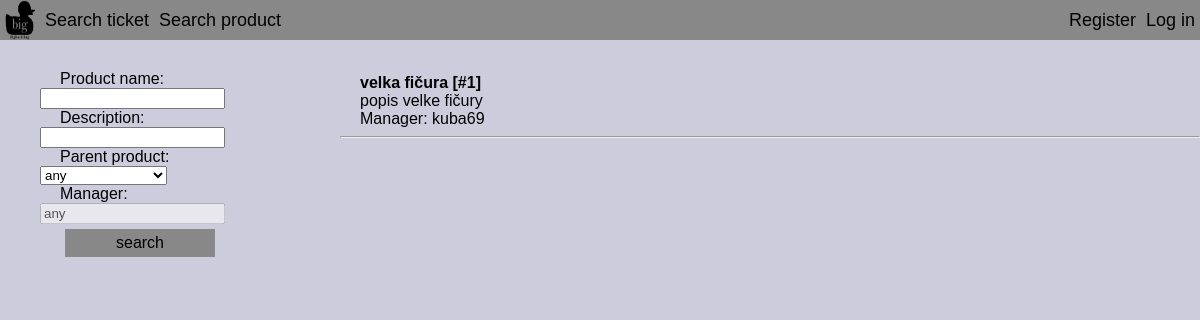
The page /searchproduct.php on the database as committed earlier.
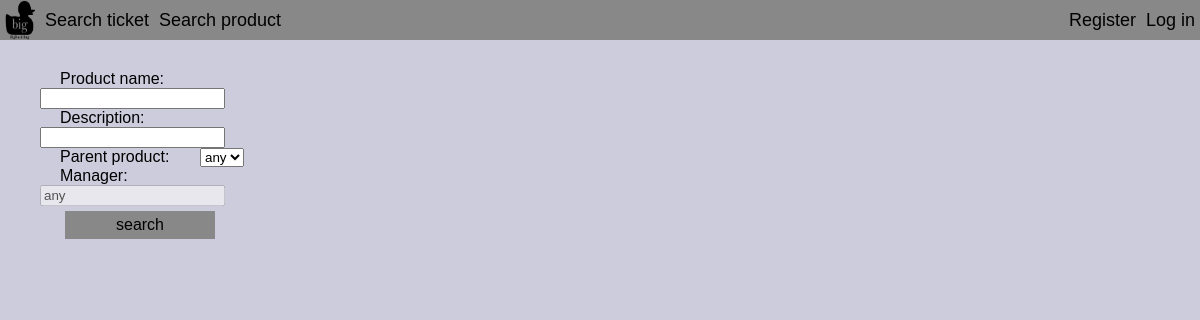
The same page on the database as committed later.
### tables this page shows
create table Products(productID int not null auto_increment, product_name text not null, description text, parent_product int, manager int not null,
    primary key (productID),
    foreign key (parent_product) references Products(productID) on delete cascade, 
    foreign key (manager) references Persons(personID));

create table Persons(personID int not null auto_increment, username varchar(64) not null, name varchar(64) not null, surname varchar(128) not null, role ENUM("customer", "worker", "manager", "senior manager", "admin"), password varchar(128),
    primary key (personID));

### php/Database.php (called while the page is built, shortened)
<?php
class Database
{
    private $host = 'localhost';
    private $dbName = 'xberan43';
    private $username = 'xberan43';
    private $password = 'i7ezingi';
    public function getConnection()
    {
        $this->connection = null;
        try
        {
            $this->connection = new PDO("mysql:host=" . $this->host . ";dbname=" . $this->dbName, $this->username, $this->password);
            $this->connection->exec("set names utf8");
            $this->connection->setAttribute(PDO::ATTR_ERRMODE, PDO::ERRMODE_EXCEPTION);
        }
        catch (PDOException $e)
        {
            echo "Connection error: " . $e->getMessage();
        }
        return $this->connection;
    }
}
?>

### php/model/Product.php (called while the page is built, shortened)
<?php
include_once "DatabaseObject.php";
class Product extends DatabaseObject
{
    public static $table_name = "Products";
    public $name;
    public $parent_product;
    public $manager;
    public $description;
    public static function getByID($id, $dbConnection)
    {
        try
        {
            $stmt = $dbConnection->prepare("select productID, product_name, description from " . self::$table_name . " where productID = ?");
            $stmt->execute([$id]);
            $row = $stmt->fetch();
        }
        catch (\PDOException $e)
        {
            return null;
        }
        if($row == null)
            return null;
        $product = new Product($dbConnection);
        $product->id = $id;
        $product->name = $row['product_name'];
        $product->description = $row["description"];
        return $product;
    }
    public static function getAll($dbConnection)
    {
        try
        {
            $stmt = $dbConnection->prepare("select productID, product_name, description from " . self::$table_name);
            $stmt->execute([]);
        }
        catch (\PDOException $e)
        {
            return null;
        }
        $foundObjects = array();
        while($row = $stmt->fetch())
        {
            $product = new Product($dbConnection);
            $product->id = $row['productID'];
            $product->name = $row['product_name'];
            $product->description = $row["description"];
            array_push($foundObjects, $product);
        }
        return $foundObjects;
    }
    public function findInDb()
    {
        try
        {
            if($this->parent_product == null)
            {
                $stmt = $this->connection->prepare(
                    "SELECT * FROM " . self::$table_name . " WHERE product_name like ?  and description like ? and parent_product is ? and manager like ?");
                $stmt->execute([$this->AddPercentageChars($this->name),
                    $this->AddPercentageChars($this->description == null ? "" : $this->description),
                    null,
                    $this->AddPercentageChars($this->manager == null ? "" : $this->manager->id)]);
            }
        }
        catch (\PDOException $e)
        {
            return null;
        }
        $foundObjects = array();
        while($row = $stmt->fetch())
        {
            $foundProduct = new Product($this->connection);
            $foundProduct->id = $row['productID'];
            $foundProduct->name = $row['product_name'];
            $foundProduct->description = $row["description"];
            array_push($foundObjects, $foundProduct);
        }
        return $foundObjects;
    }
    public function loadModels()
    {
        try
        {
            $stmt = $this->connection->prepare("select parent_product, manager from " . self::$table_name . " where productID = ?");
            $stmt->execute([$this->id]);
            $row = $stmt->fetch();
        }
        catch (\PDOException $e)
        {
            return false;
        }
        $this->manager = Person::getByID($row['manager'], $this->connection);
        $this->parent_product = Product::getByID($row['parent_product'], $this->connection);
        return true;
    }
}

### php/model/DatabaseObject.php (called while the page is built, shortened)
<?php
abstract class DatabaseObject
{
    public function __construct($dbConnection)
    {
        $this->connection = $dbConnection;
    }
    protected function AddPercentageChars($str)
    {
        return "%" . $str . "%";
    }
}

### php/model/Person.php (called while the page is built, shortened)
<?php
include_once "DatabaseObject.php";
class Person extends DatabaseObject
{
    protected static $table_name = "Persons";
    public static function getByID($id, $dbConnection)
    {
        try
        {
            $stmt = $dbConnection->prepare("select personID, username, name, surname, role, password from " . self::$table_name . " where personID = ?");
            $stmt->execute([$id]);
            $row = $stmt->fetch();
        }
        catch (\PDOException $e)
        {
            echo "exception1";
            return null;
        }
        $person = new Person($dbConnection);
        $person->id = $id;
        $person->username = $row['username'];
        $person->name = $row['name'];
        $person->surname = $row['surname'];
        $person->password = $row['password'];
        $person->role = $row['role'];
        return $person;
    }
}

### CustomElements.php (the view, shortened to what this page needs)
<?php
function ShowSelectElement($values, $showedLabels, $default, $label, $name)
{
    echo "<label for=\"$name\">$label:</label><select name=\"$name\" size=\"1\">";
    for ($i = 0; $i < count($values); $i++)
    {
        $value = $values[$i];
        $showedLabel = $showedLabels[$i];
        if($value == $default)
            echo "<option value=\"$value\" selected>$showedLabel";
        else
            echo "<option value=\"$value\">$showedLabel";
    }
    echo "</select>";
}
function ShowHeader()
{
    echo "<nav>";
    echo "<a href=\"index.php\"><img src=\"BigDuckBugBlack.png\" alt=\"LOGO\" class=\"logo\"></a>";
    echo "<a href=\"search.php\"><li>Search ticket</li></a>";
    echo "<a href=\"searchproduct.php\"><li class=\"searchproduct\" >Search product</li></a>";
    if (isset($_SESSION["loggedin"]) && $_SESSION["loggedin"] === true) {
        echo "<a href=\"ticket.php?action=new\"><li>Create ticket</li></a>";
        if ($_SESSION["role"] == "admin") {
            echo "<a href=\"profile.php?action=new\"><li class=\"register\">Add new user</li></a>";
            echo "<a href=\"searchuser.php\"><li class=\"searchuser\" >Search user</li></a>";
        }
        if ($_SESSION["role"] == "senior manager" || $_SESSION["role"] == "admin") {
            echo "<a href=\"product.php?action=new\"><li class=\"newproduct\">New product</li></a>";
        }
        if ($_SESSION["role"]!="customer"){
                echo "<a href=\"tasks.php\"><li class=\"logout\">All tasks</li></a>";
            if ($_SESSION["role"]!= "admin"){
                echo "<a href=\"tasks.php?assignee="; echo ($_SESSION["id"]);echo "\"><li class=\"logout\">My tasks</li></a>";
            }
        }
        echo "</nav>";
        echo "<personal>";
        $id = $_SESSION["id"];
        echo "<a href=\"profile.php?id=$id\"><li class=\"profile\" >Profile</li></a>";
        echo "<a href=\"logout.php?page=index.php\"><li class=\"logout\">Log out</li></a>";
    } else {
        echo "</nav>";
        echo "<personal>";
        echo "<li class=\"login\" onclick=\"document.getElementById('id01').style.display='block'\">Log in</li>";
        echo "<a href=\"profile.php?action=new\"><li class=\"register\">Register</li></a>";
    }
    echo " </personal> ";
}
function prepareProducts(Database $db, $noParentProductChoice)
{
    $allProducts = \model\Product::getAll($db->connection);
    $productIDs = array();
    $productLabels = array();
    if (!empty($allProducts))
    {
        if($noParentProductChoice)
        {
            array_push($productIDs, "");
            array_push($productLabels, "no parent product");
        }
        foreach ($allProducts as $product) {
            array_push($productIDs, $product->id);
            array_push($productLabels, $product->name);
        }
    }
    return array($productIDs, $productLabels);
}
function print_product_basic($pro)
{
    echo "<div class=\"product\">";
    echo "<ul>";
    echo "<label class='title'>$pro->name [#$pro->id]</label><br>";
    echo "<label class='info'>$pro->description </label><br>";
    $pro->loadModels();
    $name = $pro->manager->username;
    echo "<label class='info'>Manager: $name </label><br>";
    echo "<hr class=\"line\">";
    echo "</ul>";
    echo "</div>";
}

### searchproduct.php (shortened to what this page needs)
<?php
include_once "CustomElements.php";
?>
<!DOCTYPE HTML>
<html>
<head>
    <link type="text/css" rel="stylesheet" href="style.css">
</head>
<body>
<header>
    <ul>
        <?php
        include_once "CustomElements.php";
        ShowHeader();
        ?>
    </ul>
</header>
<br>
<?php
include_once "php/Database.php";
include_once "php/model/Person.php";
include_once "php/model/Product.php";
include_once "php/model/Attachment.php";
$db = new Database();
$db->getConnection();
$product= new \model\Product($db->connection);
echo "<div class=\"advanced_search\">";
echo "<form action=\"searchproduct.php\" method=\"get\">";
echo "<ul>";
if (isset($_GET["name"])){
    echo "<li><label for=\"productname\">Product name:</label><input name=\"productname\" value=\"";
    echo $_GET["name"];
    echo "\" type=\"text\" /></li>";
    $product->name = $_GET["name"];
}
else {
    echo "<li><label for=\"productname\">Product name:</label><input name=\"productname\" type=\"text\" /></li>";
}
if (isset($_GET["description"])){
    echo "<li><label for=\"description\">Description:</label><input name=\"description\" value=\"";
    echo $_GET["description"];
    echo "\" type=\"text\" /></li>";
    $product->description = $_GET["description"];
}
else {
    echo "<li><label for=\"description\">Description:</label><input name=\"description\" type=\"text\" /></li>";
}
if (isset($_GET["parentproduct"])){
    list($productIDs, $productLabels) = prepareProducts($db, true);
    array_unshift($productIDs, "any");
    array_unshift($productLabels, "any");
    ShowSelectElement($productIDs, $productLabels, $_GET["parentproduct"], "Parent product", "parentproduct");
    echo "<br>";
    if($_GET["parentproduct"] == "any")
    {
        $parent = new \model\Product($db->connection);
        $parent->id = "any";
        $product->parent_product = $parent;
    }
    else
        $product->parent_product = \model\Product::getByID($_GET["parentproduct"], $db->connection);
}
else {
    list($productIDs, $productLabels) = prepareProducts($db, true);
    array_unshift($productIDs, "any");
    array_unshift($productLabels, "any");
    ShowSelectElement($productIDs, $productLabels, "any", "Parent product", "parentproduct");
    echo "<br>";
}
if (isset($_GET["manager"])){
    list($managerIDs, $managerLabels) = prepareManagers($db);
    array_unshift($managerIDs, "any");
    array_unshift($managerLabels, "any");
    if(isset($_SESSION["loggedin"]))
    {
        ShowSelectElement($managerIDs, $managerLabels, $_GET["manager"], "Manager", "manager");
        echo "<br>";
    }
    else
    {
       echo "<label>Manager: </label><input name=\"manager\" value=\"any\" type=\"text\" disabled/>";
    }
    $product->manager = \model\Person::getByID($_GET["manager"], $db->connection);
}
else {
    list($managerIDs, $managerLabels) = prepareManagers($db);
    array_unshift($managerIDs, "any");
    array_unshift($managerLabels, "any");
    if(isset($_SESSION["loggedin"]))
    {
        ShowSelectElement($managerIDs, $managerLabels, $_GET["manager"], "Manager", "manager");
        echo "<br>";
    }
    else
    {
        echo "<label>Manager: </label><input name=\"manager\" value=\"any\" type=\"text\" disabled/>";
    }
}
echo "<li><input class='button' type=\"submit\" value=\"search\"/></li>";
echo "</ul>";
echo "</form>";
echo "</div>";
echo "<div class=\"main\">";
$foundProducts = $product->findInDb();
foreach ($foundProducts as $pro) {
    print_product_basic($pro);
}
echo "</div>";
?>
</body>
</html>

### style.css (style rules this page uses)
body { background-color: #ccccdd; background-repeat: no-repeat; background-attachment: fixed; background-position: center; color: black; position: relative; margin: 0px 0px; }
header { color: black; font-family: Helvetica; }
img { width: 25%; height: auto; margin: 0px; }
header ul { background-color: #888888; width: 100%; position: fixed; margin: 0px 0px; padding: 0px 0px; list-style-type: none; }
header ul personal li { display: inline; display: inline-block; padding: 0px 5px; margin: 0px 0px; font-size: 18px; height: 40px; line-height: 40px; float: right; }
header ul nav li { display: inline; display: inline-block; padding: 0px 5px; margin: 0px 0px; font-size: 18px; height: 40px; line-height: 40px; float: left; }
.logo { float: left; width: 40px; height: 40px; }
ul { list-style-type: none; }
a { color: inherit; text-decoration: none; }
.advanced_search { font-family: Helvetica; float: left; margin-top:3%; width: 25%; }
.main { font-family: Helvetica; float: left; padding: 40px 0px; width: 75%; }
.button { background-color: #888888; color: black; padding: 5px 10px; margin-top: 2%; border: none; cursor: pointer; width: 150px; font-size: medium; margin-left: 25px; }
input { display: inline-block; alignment: right; }
label { white-space: nowrap; display: inline-block; width: 140px; float: left; margin-left: 20px; }
.info { white-space: nowrap; display: inline-block; width: 140px; float: left; margin-left: 20px; word-wrap: break-word; }
.title { font-weight: bold; font-size: 100%; }

Rows that differ between the two databases and show on the page:
removed products: product_name "velka fičura", productID "1", description "popis velke fičury", manager.username "kuba69"
